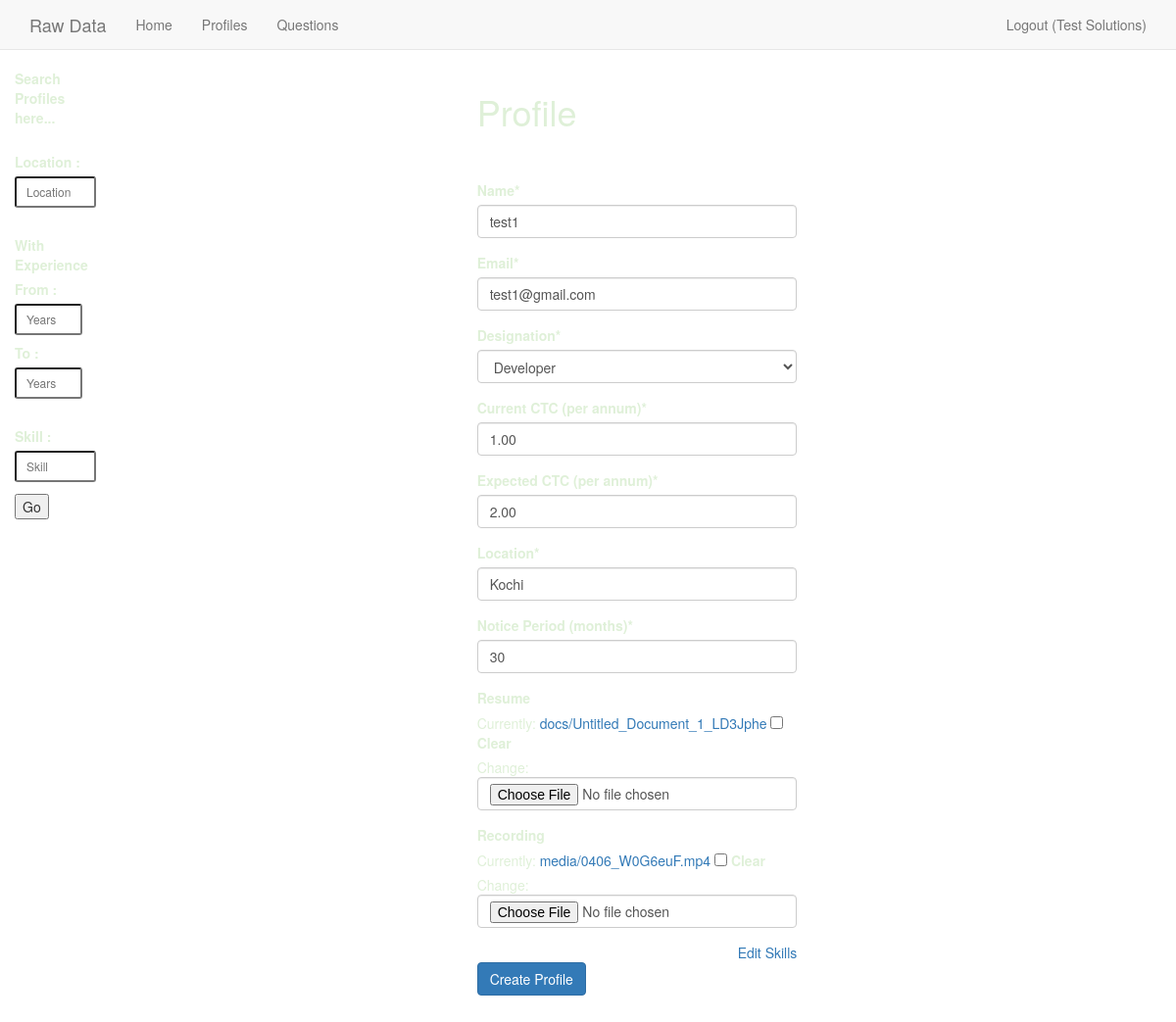
Page /profiles/1/update/ (signed in) on the earlier database version.
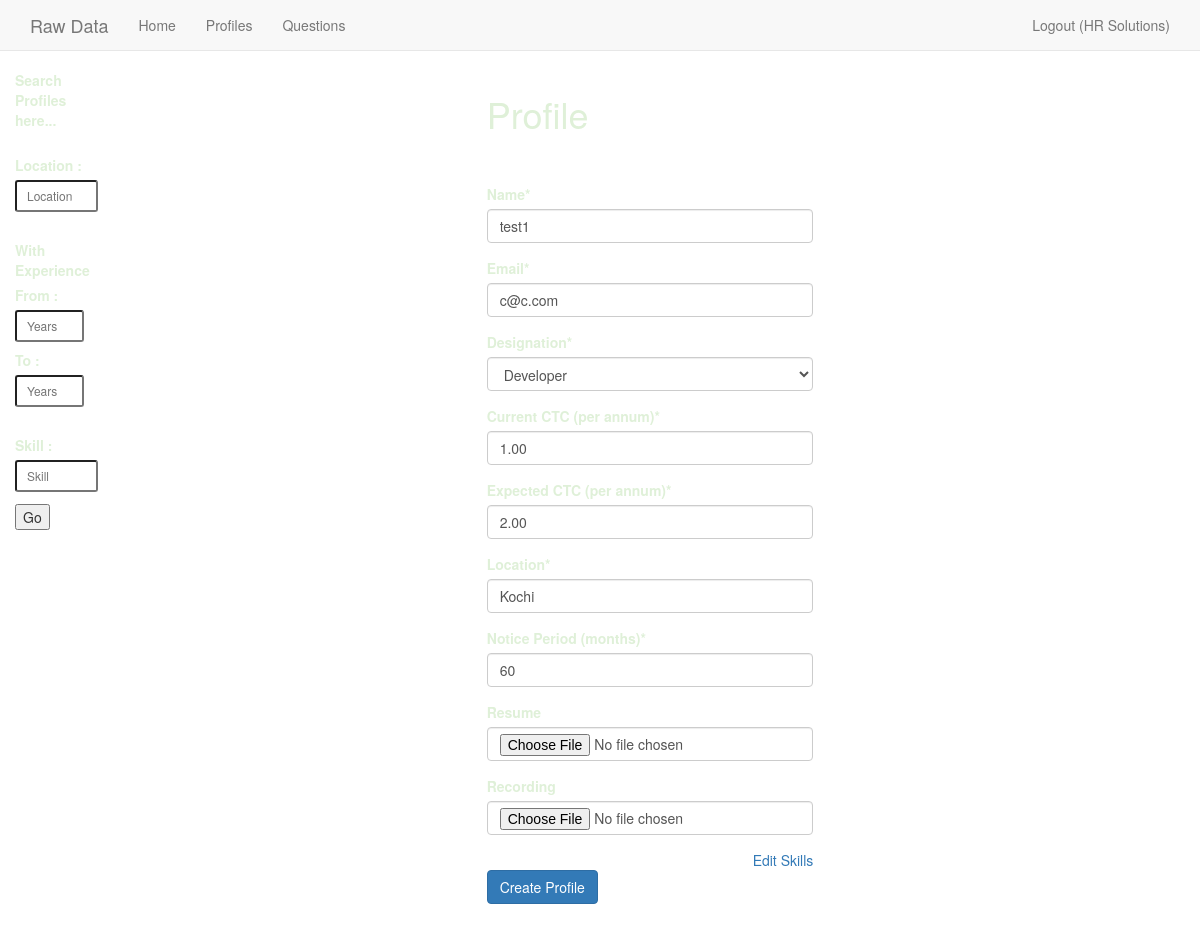
Same page on the later database version.
### recruits/models.py (models this page shows, shortened)
class CustomUser(AbstractBaseUser, PermissionsMixin):
    email = models.EmailField(unique=True)
    name = models.CharField(max_length=30)
    address = models.CharField(max_length=50)
    date_joined = models.DateTimeField(auto_now_add=True)
    is_active = models.BooleanField(default=True)
    is_staff = models.BooleanField(default=False)
    objects = UserManager()
    USERNAME_FIELD = 'email'
    REQUIRED_FIELDS = []
    class Meta:
        verbose_name = 'user'
        verbose_name_plural = 'users'

class Profile(models.Model):
    time = models.DateTimeField(auto_now_add=True)
    user = models.ForeignKey(settings.AUTH_USER_MODEL, related_name='profiles')
    name = models.CharField(max_length=40)
    email = models.EmailField()
    designation = models.CharField(max_length=20, choices=CHOICES,)
    location = models.CharField(max_length=20,)
    current_ctc = models.DecimalField(max_digits=3, decimal_places=2,)
    expected_ctc = models.DecimalField(max_digits=3, decimal_places=2,)
    notice_period = models.IntegerField()
    resume = models.FileField(upload_to='docs/', blank=True)
    recording = models.FileField(upload_to='media/', blank=True)
    recording_optional = models.FileField(blank=True)
    objects = ProfileQuerySet.as_manager()

### recruits/views.py (the view)
# urls.py: url(r'profiles/(?P<id>[0-9]{1,2})/update/$', profile_update, name='profile-update'),
def profile_update(request, id=None):
    if request.user.is_authenticated():
        profile = Profile.objects.get(id=id)
        skill = profile.skills.all()
        if request.method == 'POST':
            form = ProfileForm(request.POST or None, request.FILES or None)
            if form.is_valid():
                item = form.save(commit=False)
                profile.name = item.name
                profile.email = item.email
                profile.designation = item.designation
                profile.current_ctc = item.current_ctc
                profile.expected_ctc = item.expected_ctc
                profile.notice_period = item.notice_period
                profile.resume = item.resume
                profile.recording = item.recording
                profile.save()
            return HttpResponseRedirect(profile.get_absolute_url())
        else:
            form = ProfileForm(instance=profile)
        context = {
            "profile": profile,
            "form" : form,
        }
        return render(request, 'recruits/test_form.html', context)
    return redirect("recruits:login")

### recruits/forms.py (shortened to what this page needs)
class ProfileForm(forms.ModelForm):
    current_ctc = forms.DecimalField(label='Current CTC (per annum)')
    expected_ctc = forms.DecimalField(label='Expected CTC (per annum)')
    notice_period = forms.IntegerField(label='Notice Period (months)')
    class Meta:
        model = Profile
        fields = ('name',
                  'email',
                  'designation',
                  'current_ctc',
                  'expected_ctc',
                  'location',
                  'notice_period',
                  'resume',
                  'recording',
                  )

### recruits/templates/recruits/test_form.html (shortened to what this page needs)
{% extends "recruits/base.html" %}
{% load static %}
{% load crispy_forms_tags %}
{% block content %}
<div class='col-sm-4 col-sm-offset-4 custom-color'>
<h1>Profile</h1>
  <br>
  <br>
	<form method='POST' enctype='multipart/form-data'>
			{{ form|crispy }}
		<a href="{% url 'recruits:skill-update' profile.id %}" class="pull-right">Edit Skills</a>
		<br>
		<input class='btn btn-primary' type='submit' value='Create Profile'>
	</form>
</div>
{% endblock %}

### recruits/templates/recruits/navbar.html (shortened to what this page needs)
<nav class="navbar navbar-default navbar-static-top nav_bar affix">
  <div class="container">
    <div class="navbar-header">
      <a class="navbar-brand" href="#">Raw Data</a>
    </div>
    <div id="navbar" class="navbar-collapse collapse">
      <ul class="nav navbar-nav">
        <li><a href="{% url 'recruits:home' %}">Home</a></li>
        <li><a href='{% url "recruits:profile-list" %}'>Profiles</a></li></li>
        {% if request.user.is_authenticated %}
        <li><a href='{% url "questions:language-list" %}'>Questions</a></li></li>
        {% endif %}
      </ul>
      <ul class="nav navbar-nav navbar-right">
        {% if request.user.is_authenticated and not request.user.is_superuser %}
        <li class='pull-right'><a  href='{% url "recruits:logout" %}'>Logout ({{ request.user.name }})</a></li>
        {% elif request.user.is_authenticated and request.user.is_superuser %}
        <li class='pull-right'><a  href='{% url "recruits:logout" %}'>Logout ({{ request.user.name }})</a></li>
        <li class='pull-right'><a  href='/admin'>Admin Interface</a></li>
        {% else %}
        <li class='pull-right'><a  href='{% url "recruits:login" %}'>Login</a></li>
        {% endif %}
      </ul>
    </div>
  </div>
</nav>

Differences in the rows shown:
changed CustomUser: user.name "Test Solutions" → "HR Solutions"
changed Profile "test1": email "test1@gmail.com" → "c@c.com"; notice_period "30" → "60"
Other differences:
form field form: "☐" → (not shown)
text no longer shown: "Name * Email * Designation * Current CTC (per annum) * Expected CTC (per annum) * Location * Notice Period (months) * Resume Currently: docs/Untitled_Document_1_LD3Jphe Clear Change: Recording Currently: media/0406_W0G6euF.mp4 Clear Change:"
text now shown: "Name * Email * Designation * Current CTC (per annum) * Expected CTC (per annum) * Location * Notice Period (months) * Resume Recording"
